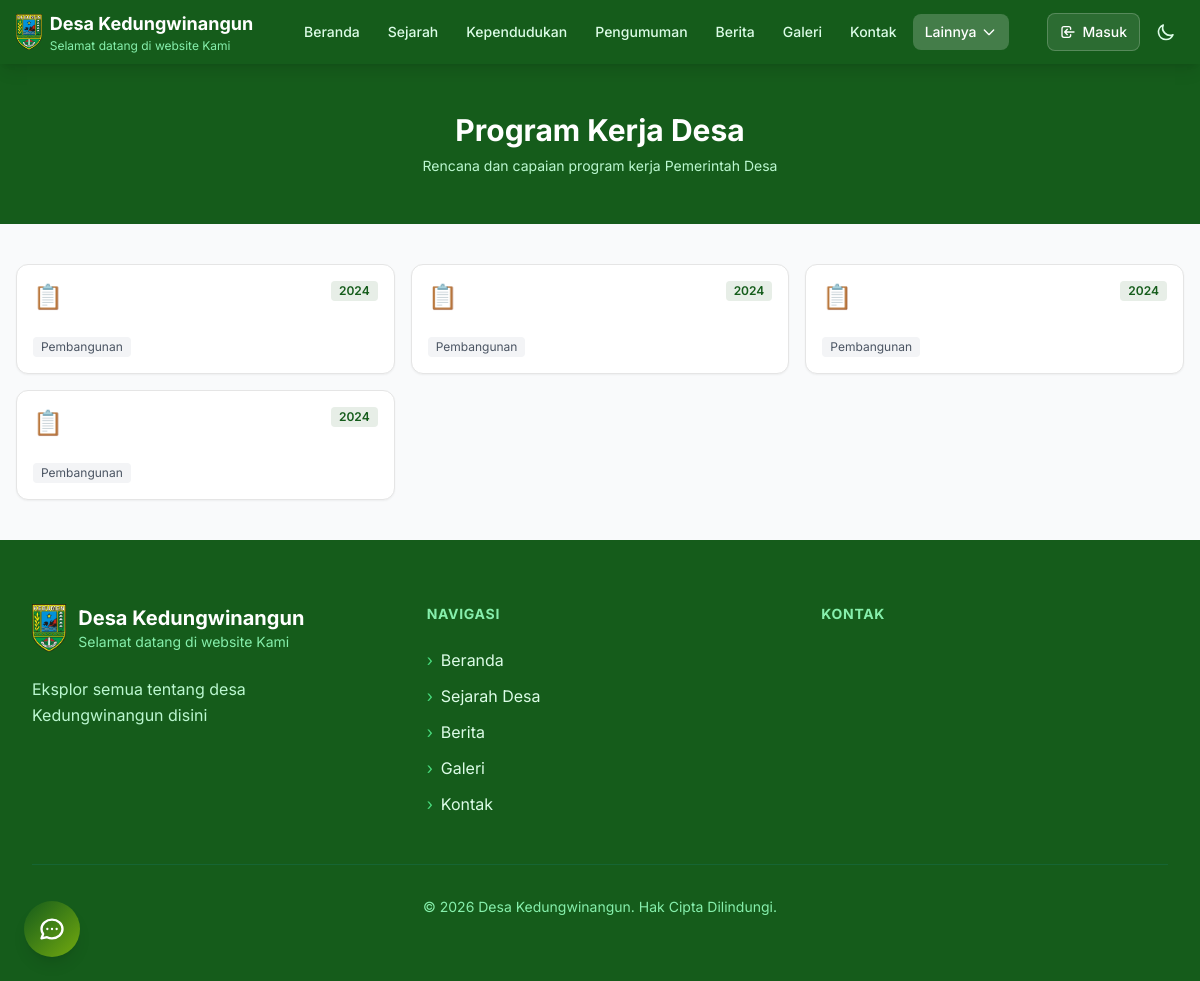
The page /program-kerja on the database as committed earlier.
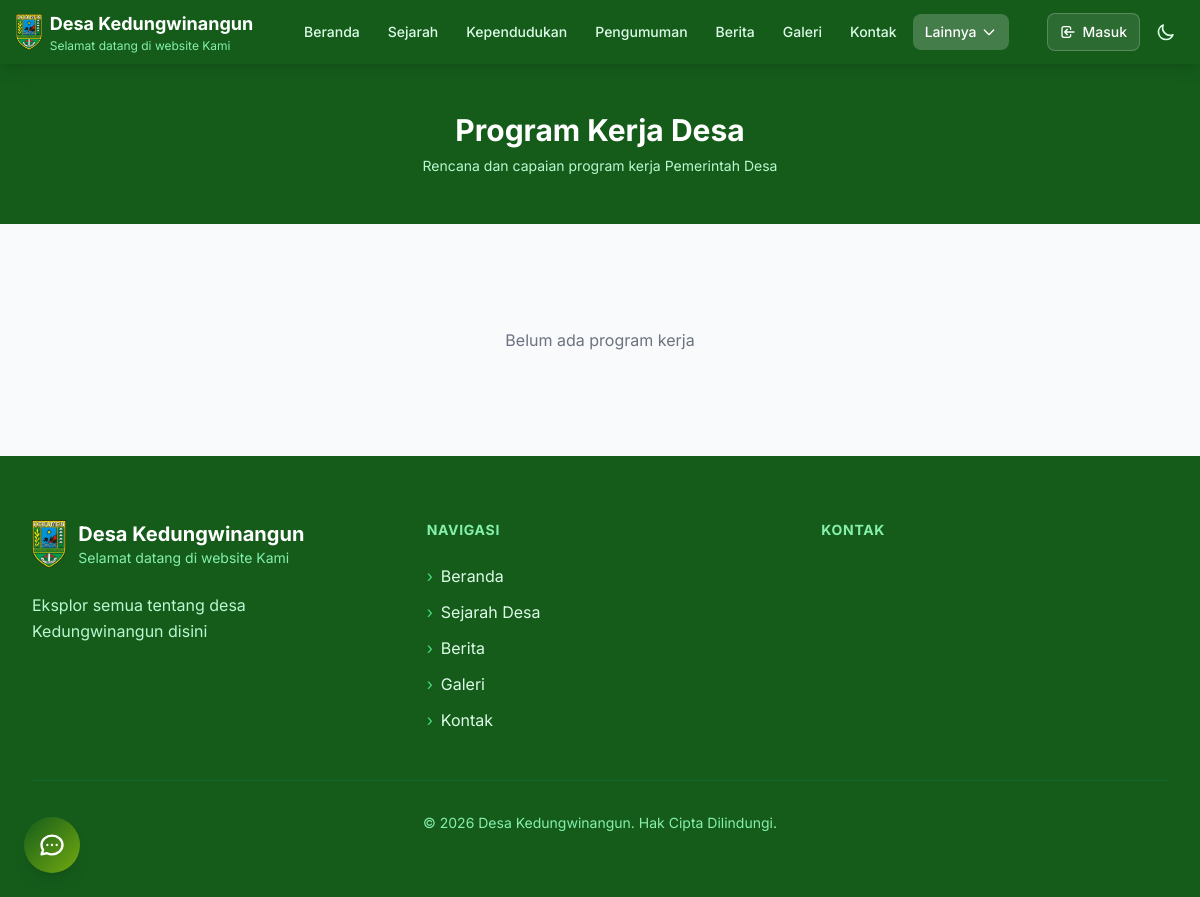
The same page on the database as committed later.
### tables this page shows
CREATE TABLE config (
                key TEXT PRIMARY KEY,
                value TEXT
            );

CREATE TABLE program_kerja (
                id INTEGER PRIMARY KEY AUTOINCREMENT,
                judul TEXT NOT NULL,
                deskripsi TEXT,
                kategori TEXT DEFAULT 'pembangunan',
                tahun INTEGER,
                target TEXT,
                realiasi TEXT,
                anggaran TEXT,
                icon TEXT DEFAULT '📋',
                status TEXT DEFAULT 'berlangsung',
                aktif INTEGER DEFAULT 1,
                urutan INTEGER DEFAULT 0,
                created_at TIMESTAMP DEFAULT CURRENT_TIMESTAMP,
                updated_at TIMESTAMP DEFAULT CURRENT_TIMESTAMP
            );

### routes/public.py (the view)
@public_bp.route("/program-kerja")
def program_kerja():
    try:
        from models import get_all_pages, get_all_program_kerja
        from datetime import datetime
        desa_info = get_desa_info_with_maps()
        custom_pages = get_all_pages()
        tahun_filter = request.args.get('tahun', type=int)
        kategori_filter = request.args.get('kategori', '')
        program_list = get_all_program_kerja(aktif=1, tahun=tahun_filter)
        if kategori_filter:
            program_list = [p for p in program_list if p.get('kategori') == kategori_filter]
        by_status = {
            'rencana': [],
            'berlangsung': [],
            'selesai': [],
        }
        for p in program_list:
            status = p.get('status', 'berlangsung')
            if status in by_status:
                by_status[status].append(p)
            else:
                by_status['berlangsung'].append(p)
        all_program = get_all_program_kerja(aktif=1)
        tahun_list = sorted(set(p.get('tahun') for p in all_program if p.get('tahun')), reverse=True)
        if not tahun_list:
            tahun_list = [datetime.now().year]
        kategori_labels = {
            'pembangunan': 'Pembangunan',
            'pemberdayaan': 'Pemberdayaan',
            'pembinaan': 'Pembinaan',
            'pelayanan': 'Pelayanan',
            'kesehatan': 'Kesehatan',
            'pendidikan': 'Pendidikan',
            'umum': 'Umum',
        }
        status_labels = {
            'rencana': '🗓️ Rencana',
            'berlangsung': '🔄 Berlangsung',
            'selesai': '✅ Selesai',
        }
        return render_template(
            "program_kerja.html",
            page={"title": "Program Kerja"},
            desa=desa_info,
            nav_links=set_nav_active("Lainnya", request.path),
            tahun=datetime.now().year,
            site_name=desa_info['nama'],
            site_tagline=desa_info['tagline'],
            site_description=desa_info['deskripsi'],
            custom_pages=custom_pages,
            program_list=program_list,
            by_status=by_status,
            tahun_list=tahun_list,
            tahun_filter=tahun_filter,
            kategori_filter=kategori_filter,
            kategori_labels=kategori_labels,
            status_labels=status_labels,
        )
    except Exception as e:
        logger.error(f"Error loading program_kerja page: {str(e)}")
        flash('Terjadi kesalahan saat memuat halaman', 'error')
        return redirect(url_for('public.index'))

### app.py (called while the page is built, shortened)
@app.context_processor
def inject_openrouter_key():
    return {
        'openrouter_api_key': environ.get('OPENROUTER_API_KEY', '')
    }

@app.context_processor
def inject_custom_pages():
    from models import get_all_pages
    return {'custom_pages_nav': get_all_pages()}

@app.after_request
def add_security_headers(response):
    response.headers['X-Content-Type-Options'] = 'nosniff'
    response.headers['X-Frame-Options'] = 'DENY'
    response.headers['X-XSS-Protection'] = '1; mode=block'
    response.headers['Referrer-Policy'] = 'strict-origin-when-cross-origin'
    if request.path.startswith('/admin') or request.path.startswith('/login'):
        response.headers['Cache-Control'] = 'no-store, no-cache, must-revalidate, max-age=0'
        response.headers['Pragma'] = 'no-cache'
        response.headers['Expires'] = '0'
    response.headers['Permissions-Policy'] = (
        'camera=(), microphone=(), geolocation=(self "https://maps.google.com"), '
        'payment=(), usb=(), fullscreen=(self)'
    )
    return response

@app.context_processor
def inject_csrf_token():
    from flask import session
    if '_csrf_token' not in session:
        session['_csrf_token'] = secrets.token_hex(32)
    return {'csrf_token': session['_csrf_token']}

### models.py (called while the page is built)
def get_db_connection():
    conn = sqlite3.connect(Config.DB_NAME)
    conn.row_factory = sqlite3.Row
    return conn

def get_config(key, default=None):
    try:
        conn = get_db_connection()
        cursor = conn.cursor()
        cursor.execute('SELECT value FROM config WHERE key = ?', (key,))
        row = cursor.fetchone()
        conn.close()
        return row['value'] if row else (default if default is not None else DEFAULT_CONFIG.get(key, ''))
    except Exception as e:
        logger.error(f"Error getting config '{key}': {str(e)}")
        return default if default is not None else DEFAULT_CONFIG.get(key, '')

def get_desa_info():
    return {
        "nama": get_config("website_nama", DEFAULT_CONFIG["website_nama"]),
        "tagline": get_config("website_tagline", DEFAULT_CONFIG["website_tagline"]),
        "deskripsi": get_config("website_deskripsi", DEFAULT_CONFIG["website_deskripsi"]),
        "jumlah_dusun": 8,
        "jumlah_kasi": 3,
        "jumlah_kepala_desa": 1,
    }

### routes/public.py (called while the page is built)
def get_desa_info_with_maps():
    info = get_desa_info()
    info['maps_embed_url'] = MAPS_EMBED_URL
    info['dusun'] = DUSUN_DATA
    return info

### templates/program_kerja.html (shortened to what this page needs)
<!DOCTYPE html>
<html lang="id">
<head>
    <script src="https://cdn.tailwindcss.com"></script>
    <link rel="stylesheet" href="{{ url_for('static', filename='styles.css') }}">
</head>
<body class="bg-gray-50 font-['Inter']">
    {% include 'partials/navbar.html' %}
    <section class="bg-[#155C1B] text-white py-10 md:py-12">
        <div class="container-lg mx-auto px-4 text-center">
            <h1 class="text-2xl md:text-3xl font-bold mb-2">Program Kerja Desa</h1>
            <p class="text-green-200 text-sm">Rencana dan capaian program kerja Pemerintah Desa</p>
        </div>
    </section>
    <section class="container-lg mx-auto px-4 py-10">
        {% if program_list %}
        <div class="grid md:grid-cols-2 lg:grid-cols-3 gap-4">
            {% for program in program_list %}
            <div class="bg-white rounded-xl border border-neutral-200 shadow-sm p-4">
                <div class="flex items-start justify-between mb-2">
                    <span class="text-2xl">{{ program.icon or '📋' }}</span>
                    {% if program.tahun %}
                    <span class="px-2 py-0.5 bg-[#155C1B]/10 text-[#155C1B] rounded text-xs font-semibold">{{ program.tahun }}</span>
                    {% endif %}
                </div>
                {% if program.kategori %}
                <span class="inline-block px-2 py-0.5 bg-gray-100 text-gray-600 rounded text-xs">{{ kategori_labels.get(program.kategori, program.kategori) }}</span>
                {% endif %}
            </div>
            {% endfor %}
        </div>
        {% else %}
        <div class="text-center py-16">
            <p class="text-gray-500">Belum ada program kerja</p>
        </div>
        {% endif %}
    </section>
    {% include 'partials/footer.html' %}
    {% include 'partials/chatbot.html' %}
</body>
</html>

### templates/partials/navbar.html (shortened to what this page needs)
<nav class="bg-[#155C1B] sticky top-0 z-50 shadow-lg {{ navbar_extra_class or '' }}" id="main-navbar" x-data="{ mobileOpen: false, dropdownOpen: false }">
    <div class="max-w-7xl mx-auto px-4">
        <div class="flex items-center justify-between h-14 md:h-16">
            <a href="{{ url_for('public.index') }}" class="flex items-center gap-2">
                <img src="{{ url_for('static', filename='images/kebumen.png') }}" alt="Logo" class="h-9 w-auto">
                <div class="hidden sm:block">
                    <div class="text-white font-bold text-sm md:text-lg">{{ site_name or 'Desa' }}</div>
                    <div class="text-green-300 text-[10px] md:text-xs">{{ site_tagline or '' }}</div>
                </div>
            </a>
            <div class="hidden lg:flex items-center gap-1">
                {% for link in nav_links %}
                {% if link.label == 'Lainnya' %}
                <div class="relative">
                    <button @click="dropdownOpen = !dropdownOpen"
                            class="px-3 py-2 rounded-lg text-sm font-medium transition-colors flex items-center gap-1
                                   {% if link.active %}bg-white/20 text-white{% else %}text-green-100 hover:bg-white/10 hover:text-white{% endif %}">
                        Lainnya
                        <svg class="w-4 h-4 transition-transform" :class="{'rotate-180': dropdownOpen}" fill="none" stroke="currentColor" viewBox="0 0 24 24">
                            <path stroke-linecap="round" stroke-linejoin="round" stroke-width="2" d="M19 9l-7 7-7-7"/>
                        </svg>
                    </button>
                </div>
                {% else %}
                <a href="{{ link.href }}" class="px-3 py-2 rounded-lg text-sm font-medium transition-colors
                       {% if link.active %}bg-white/20 text-white{% else %}text-green-100 hover:bg-white/10 hover:text-white{% endif %}">
                    {{ link.label }}
                </a>
                {% endif %}
                {% endfor %}
            </div>
            <div class="flex items-center gap-1 md:gap-2">
                {% if not session.user_logged_in %}
                <div class="hidden md:flex items-center gap-2">
                    <a href="{{ url_for('public.login') }}" class="flex items-center gap-1.5 px-3 py-2 rounded-lg text-white text-sm font-medium bg-white/10 hover:bg-white/20 border border-white/20 transition-all">
                        <svg class="w-4 h-4" fill="none" stroke="currentColor" viewBox="0 0 24 24">
                            <path stroke-linecap="round" stroke-linejoin="round" stroke-width="2" d="M11 16l-4-4m0 0l4-4m-4 4h14m-5 4v1a3 3 0 01-3 3H6a3 3 0 01-3-3V7a3 3 0 013-3h7a3 3 0 013 3v1"/>
                        </svg>
                        Masuk
                    </a>
                </div>
                {% endif %}
                <button id="btn-dark" class="p-2 rounded-lg text-green-100 hover:bg-white/10 transition-colors" aria-label="Dark mode">
                    <svg id="icon-moon" class="w-5 h-5" fill="none" stroke="currentColor" viewBox="0 0 24 24">
                        <path stroke-linecap="round" stroke-linejoin="round" stroke-width="2" d="M20.354 15.354A9 9 0 018.646 3.646 9.003 9.003 0 0012 21a9.003 9.003 0 008.354-5.646z"/>
                    </svg>
                </button>
            </div>
        </div>
    </div>
</nav>

### templates/partials/footer.html (shortened to what this page needs)
<footer class="bg-[#155C1B] text-white">
    <div class="max-w-7xl mx-auto px-4 sm:px-6 lg:px-8 py-16">
        <div class="grid grid-cols-1 md:grid-cols-3 gap-12">
            <div class="reveal-footer">
                <a href="{{ url_for('public.index') }}" class="flex items-center gap-3 mb-6 group">
                    <img src="{{ url_for('static', filename='images/kebumen.png') }}" alt="Logo" class="h-12 w-auto transition-transform duration-300 group-hover:scale-105">
                    <div>
                        <h3 class="font-bold text-xl">{{ site_name or 'Desa' }}</h3>
                        <p class="text-green-300 text-sm">{{ site_tagline or '' }}</p>
                    </div>
                </a>
                <p class="text-green-200 leading-relaxed mb-6">{{ site_description or '' }}</p>
            </div>
            <div class="reveal-footer" style="transition-delay: 0.1s;">
                <h4 class="font-bold text-lg mb-6 text-green-300 uppercase tracking-wider text-sm">Navigasi</h4>
                <ul class="space-y-3">
                    <li>
                        <a href="{{ url_for('public.index') }}" class="text-green-100 hover:text-white transition-colors duration-200 flex items-center gap-2 group">
                            <span class="text-green-400 group-hover:translate-x-1 transition-transform duration-200">›</span>
                            Beranda
                        </a>
                    </li>
                    <li>
                        <a href="{{ url_for('public.sejarah') }}" class="text-green-100 hover:text-white transition-colors duration-200 flex items-center gap-2 group">
                            <span class="text-green-400 group-hover:translate-x-1 transition-transform duration-200">›</span>
                            Sejarah Desa
                        </a>
                    </li>
                    <li>
                        <a href="{{ url_for('public.berita') }}" class="text-green-100 hover:text-white transition-colors duration-200 flex items-center gap-2 group">
                            <span class="text-green-400 group-hover:translate-x-1 transition-transform duration-200">›</span>
                            Berita
                        </a>
                    </li>
                    <li>
                        <a href="{{ url_for('public.galeri') }}" class="text-green-100 hover:text-white transition-colors duration-200 flex items-center gap-2 group">
                            <span class="text-green-400 group-hover:translate-x-1 transition-transform duration-200">›</span>
                            Galeri
                        </a>
                    </li>
                    <li>
                        <a href="{{ url_for('public.kontak') }}" class="text-green-100 hover:text-white transition-colors duration-200 flex items-center gap-2 group">
                            <span class="text-green-400 group-hover:translate-x-1 transition-transform duration-200">›</span>
                            Kontak
                        </a>
                    </li>
                </ul>
            </div>
            <div class="reveal-footer" style="transition-delay: 0.2s;">
                <h4 class="font-bold text-lg mb-6 text-green-300 uppercase tracking-wider text-sm">Kontak</h4>
            </div>
        </div>
        <div class="mt-12 pt-8 border-t border-green-800 text-center">
            <p class="text-green-300 text-sm">© {{ tahun }} {{ site_name or 'Desa' }}. Hak Cipta Dilindungi.</p>
        </div>
    </div>
</footer>

### templates/partials/chatbot.html (shortened to what this page needs)
<button id="chat-toggle-btn" onclick="toggleChat()"
    class="fixed bottom-6 left-6 z-[9999] w-14 h-14 rounded-full
           bg-gradient-to-br from-[#155C1B] to-[#73AA0F] text-white
           shadow-lg hover:shadow-xl hover:scale-110 transition-all duration-300
           flex items-center justify-center group"
    title="Chat AI">
</button>

Rows that differ between the two databases and show on the page:
removed program_kerja: icon "📋", tahun "2024", get "Pembangunan"
removed program_kerja: icon "📋", tahun "2024", get "Pembangunan"
removed program_kerja: icon "📋", tahun "2024", get "Pembangunan"
removed program_kerja: icon "📋", tahun "2024", get "Pembangunan"
Other text that changed with them:
text now shown: "Belum ada program kerja"
